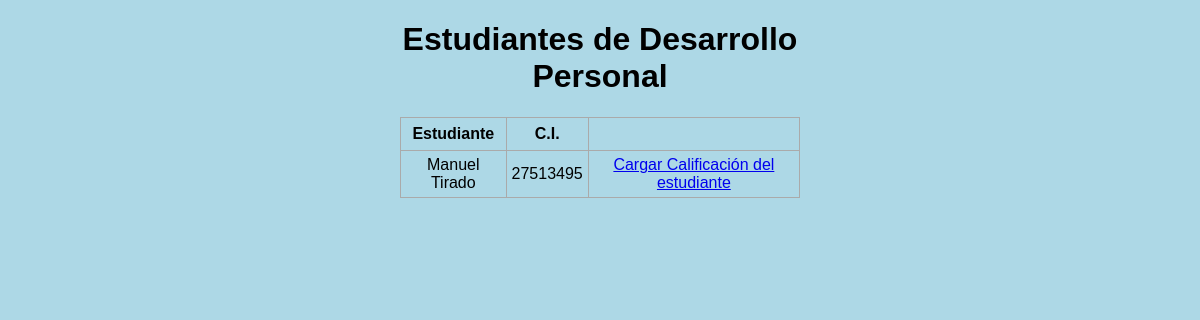
The page /estudiantes_notas/1478 on the database its author committed.
### inscripcion.py (models this page shows, shortened)
class Asignatura(db.Model):
    cod_asig = db.Column(db.Integer, primary_key=True)
    nombre = db.Column(db.String(200), nullable=False)
    unidad_creditos = db.Column(db.Integer)

class Estudiante(db.Model):
    cod_estudiante = db.Column(db.Integer, primary_key=True, autoincrement=True)
    nombre = db.Column(db.String(200), nullable=False)
    cedula = db.Column(db.Integer)
    nacimiento = db.Column(db.DateTime)
    telefono = db.Column(db.Integer)
    correo = db.Column(db.String(200), nullable=False)
    fecha_inscripcion = db.Column(db.DateTime, default=datetime.utcnow)
    direccion = db.Column(db.String(200), nullable=False)
    forma_ingreso = db.Column(db.String(200), nullable=False)

### inscripcion.py (the view)
@app.route('/estudiantes_notas/<int:id>', methods=['GET', 'POST'])
def listar_estudiantes_notas(id):
    asignatura = Asignatura.query.get_or_404(id)
    cursando = Cursando.query.filter_by(cod_asig=asignatura.cod_asig).all()
    codigos_estudiantes = [cursando.cod_estudiante for cursando in cursando]
    estudiantes = Estudiante.query.filter(Estudiante.cod_estudiante.in_(codigos_estudiantes)).all()
    if request.method == 'POST':
        pass
    else:
        return render_template('estudiantes_notas.html', estudiantes=estudiantes, asignatura = asignatura)

### templates/estudiantes_notas.html (shortened to what this page needs)
{% extends 'base.html' %}
{% block body %}
<div class="content">
    <h1 style="text-align: center">Estudiantes de {{asignatura.nombre}}</h1>
    {% if estudiantes|length < 1 %}
    <h4 style="text-align: center">No hay estudiantes registrados aún!</h4>
    {% else %}
    <table>
        <tr>
            <th>Estudiante</th>
            <th>C.I.</th>
        </tr>
        {% for estudiante in estudiantes %}
        <tr>
            <td>{{ estudiante.nombre }}</td>
            <td>{{ estudiante.cedula }}</td>
            <td>
                <a href="/carga_notas/{{estudiante.cod_estudiante}}/{{asignatura.cod_asig}}">Cargar Calificación del estudiante</a>
            </td>
        </tr>
        {% endfor %}
    </table>
    {% endif %}
</div>
{% endblock %}

### static/css/main.css (style rules this page uses)
body, html { margin: 0; font-family: sans-serif; background-color: lightblue; }
.content { margin: 0 auto; width: 400px; }
table, td, th { border: 1px solid #aaa; }
table { border-collapse: collapse; width: 100%; }
th { height: 30px; }
td { text-align: center; padding: 5px; }

### rows shown on the page
Asignatura: nombre "Desarrollo Personal"
Estudiante: nombre "Manuel Tirado", cedula "27513495"
